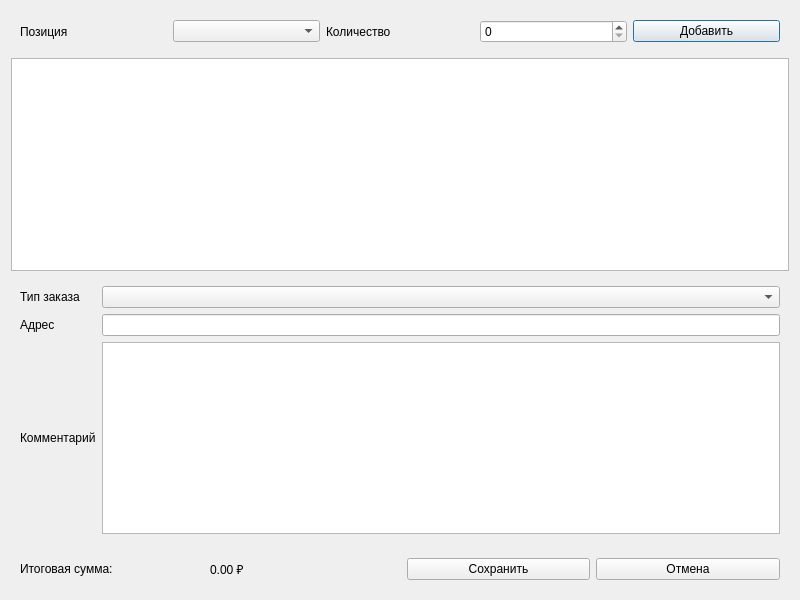
<?xml version="1.0" encoding="UTF-8"?>
<ui version="4.0">
 <class>OrderFormDialog</class>
 <widget class="QDialog" name="OrderFormDialog">
  <property name="geometry"><rect><x>0</x><y>0</y><width>800</width><height>600</height></rect></property>
  <property name="windowTitle"><string>Создание заказа</string></property>
  <layout class="QVBoxLayout" name="verticalLayoutMain">
   <item>
    <widget class="QWidget" name="frameSelectItem">
     <layout class="QGridLayout" name="gridLayoutSelectItem">
      <item row="0" column="0"><widget class="QLabel" name="labelMenuItem"><property name="text"><string>Позиция</string></property></widget></item>
      <item row="0" column="1"><widget class="QComboBox" name="comboBoxMenuItem"/></item>
      <item row="0" column="2"><widget class="QLabel" name="labelQuantity"><property name="text"><string>Количество</string></property></widget></item>
      <item row="0" column="3"><widget class="QSpinBox" name="spinBoxQuantity"/></item>
      <item row="0" column="4"><widget class="QPushButton" name="pushButtonAddItem"><property name="text"><string>Добавить</string></property></widget></item>
     </layout>
    </widget>
   </item>
   <item><widget class="QTableWidget" name="tableWidgetOrderItems"/></item>
   <item>
    <widget class="QWidget" name="frameOrderInfo">
     <layout class="QGridLayout" name="formLayoutOrderInfo">
      <item row="0" column="0"><widget class="QLabel" name="labelOrderType"><property name="text"><string>Тип заказа</string></property></widget></item>
      <item row="0" column="1"><widget class="QComboBox" name="comboBoxOrderType"/></item>
      <item row="1" column="0"><widget class="QLabel" name="labelAddress"><property name="text"><string>Адрес</string></property></widget></item>
      <item row="1" column="1"><widget class="QLineEdit" name="lineEditDeliveryAddress"/></item>
      <item row="2" column="0"><widget class="QLabel" name="labelComment"><property name="text"><string>Комментарий</string></property></widget></item>
      <item row="2" column="1"><widget class="QPlainTextEdit" name="plainTextEditComment"/></item>
     </layout>
    </widget>
   </item>
   <item>
    <widget class="QWidget" name="frameBottom">
     <layout class="QHBoxLayout" name="horizontalLayoutBottom">
      <item><widget class="QLabel" name="labelTotalCaption"><property name="text"><string>Итоговая сумма:</string></property></widget></item>
      <item><widget class="QLabel" name="labelTotalAmount"><property name="text"><string>0.00 ₽</string></property></widget></item>
      <item><spacer name="horizontalSpacer"><property name="orientation"><enum>Qt::Horizontal</enum></property></spacer></item>
      <item><widget class="QPushButton" name="pushButtonSaveOrder"><property name="text"><string>Сохранить</string></property></widget></item>
      <item><widget class="QPushButton" name="pushButtonCancel"><property name="text"><string>Отмена</string></property></widget></item>
     </layout>
    </widget>
   </item>
  </layout>
 </widget>
 <resources/>
 <connections/>
</ui>
